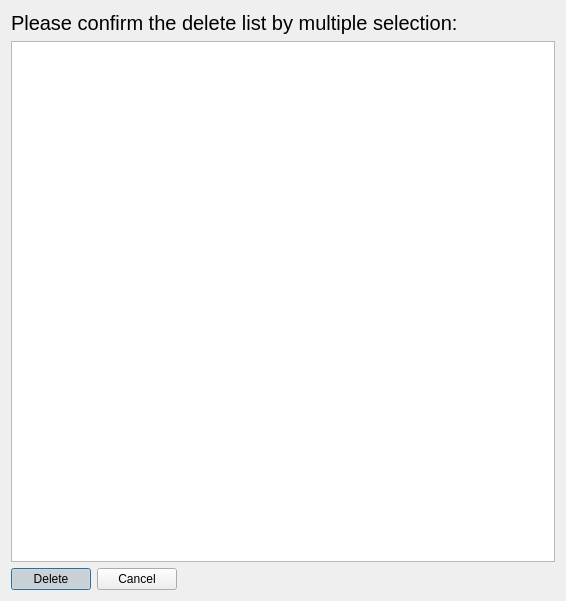
<?xml version="1.0" encoding="UTF-8"?>
<ui version="4.0">
 <class>deleteDialog</class>
 <widget class="QDialog" name="deleteDialog">
  <property name="geometry">
   <rect>
    <x>0</x>
    <y>0</y>
    <width>566</width>
    <height>601</height>
   </rect>
  </property>
  <property name="windowTitle">
   <string>Dialog</string>
  </property>
  <layout class="QGridLayout" name="gridLayout_2">
   <item row="0" column="0">
    <layout class="QGridLayout" name="gridLayout">
     <item row="3" column="0">
      <layout class="QHBoxLayout" name="horizontalLayout">
       <item>
        <widget class="QPushButton" name="deleteButton">
         <property name="text">
          <string>Delete</string>
         </property>
         <property name="checkable">
          <bool>true</bool>
         </property>
         <property name="checked">
          <bool>true</bool>
         </property>
        </widget>
       </item>
       <item>
        <widget class="QPushButton" name="cancelButton">
         <property name="text">
          <string>Cancel</string>
         </property>
        </widget>
       </item>
       <item>
        <spacer name="horizontalSpacer">
         <property name="orientation">
          <enum>Qt::Horizontal</enum>
         </property>
         <property name="sizeHint" stdset="0">
          <size>
           <width>40</width>
           <height>20</height>
          </size>
         </property>
        </spacer>
       </item>
      </layout>
     </item>
     <item row="0" column="0">
      <widget class="QLabel" name="label">
       <property name="font">
        <font>
         <pointsize>15</pointsize>
        </font>
       </property>
       <property name="text">
        <string>Please confirm the delete list by multiple selection:</string>
       </property>
      </widget>
     </item>
     <item row="1" column="0">
      <widget class="QListWidget" name="listWidget">
       <property name="font">
        <font>
         <pointsize>15</pointsize>
        </font>
       </property>
       <property name="selectionMode">
        <enum>QAbstractItemView::MultiSelection</enum>
       </property>
       <property name="sortingEnabled">
        <bool>true</bool>
       </property>
      </widget>
     </item>
    </layout>
   </item>
  </layout>
 </widget>
 <resources/>
 <connections/>
</ui>
